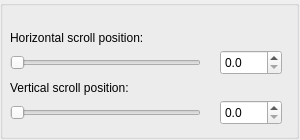
<?xml version="1.0" encoding="UTF-8"?>
<ui version="4.0">
 <class>ScrollViewPropertyGridWidget</class>
 <widget class="QWidget" name="ScrollViewPropertyGridWidget">
  <property name="geometry">
   <rect>
    <x>0</x>
    <y>0</y>
    <width>300</width>
    <height>140</height>
   </rect>
  </property>
  <property name="minimumSize">
   <size>
    <width>300</width>
    <height>139</height>
   </size>
  </property>
  <property name="windowTitle">
   <string>Form</string>
  </property>
  <widget class="QGroupBox" name="groupBox">
   <property name="geometry">
    <rect>
     <x>0</x>
     <y>0</y>
     <width>299</width>
     <height>139</height>
    </rect>
   </property>
   <property name="minimumSize">
    <size>
     <width>0</width>
     <height>0</height>
    </size>
   </property>
   <property name="title">
    <string/>
   </property>
   <widget class="QDoubleSpinBox" name="scrollHPositionSpinBox">
    <property name="geometry">
     <rect>
      <x>220</x>
      <y>50</y>
      <width>62</width>
      <height>25</height>
     </rect>
    </property>
    <property name="decimals">
     <number>1</number>
    </property>
    <property name="minimum">
     <double>0.000000000000000</double>
    </property>
    <property name="maximum">
     <double>999.000000000000000</double>
    </property>
   </widget>
   <widget class="QSlider" name="scrollHSlider">
    <property name="geometry">
     <rect>
      <x>10</x>
      <y>52</y>
      <width>191</width>
      <height>22</height>
     </rect>
    </property>
    <property name="minimum">
     <number>0</number>
    </property>
    <property name="maximum">
     <number>999</number>
    </property>
    <property name="orientation">
     <enum>Qt::Horizontal</enum>
    </property>
    <property name="tickPosition">
     <enum>QSlider::NoTicks</enum>
    </property>
    <property name="tickInterval">
     <number>0</number>
    </property>
   </widget>
   <widget class="QSlider" name="scrollVSlider">
    <property name="geometry">
     <rect>
      <x>10</x>
      <y>102</y>
      <width>191</width>
      <height>22</height>
     </rect>
    </property>
    <property name="minimum">
     <number>0</number>
    </property>
    <property name="maximum">
     <number>999</number>
    </property>
    <property name="value">
     <number>0</number>
    </property>
    <property name="orientation">
     <enum>Qt::Horizontal</enum>
    </property>
    <property name="invertedAppearance">
     <bool>false</bool>
    </property>
    <property name="tickPosition">
     <enum>QSlider::NoTicks</enum>
    </property>
   </widget>
   <widget class="QDoubleSpinBox" name="scrollVPositionSpinBox">
    <property name="geometry">
     <rect>
      <x>220</x>
      <y>100</y>
      <width>62</width>
      <height>25</height>
     </rect>
    </property>
    <property name="decimals">
     <number>1</number>
    </property>
    <property name="minimum">
     <double>0.000000000000000</double>
    </property>
    <property name="maximum">
     <double>999.000000000000000</double>
    </property>
   </widget>
   <widget class="QLabel" name="verticalScrollLabel">
    <property name="geometry">
     <rect>
      <x>10</x>
      <y>80</y>
      <width>151</width>
      <height>16</height>
     </rect>
    </property>
    <property name="text">
     <string>Vertical scroll position:</string>
    </property>
   </widget>
   <widget class="QLabel" name="horizontalScrollLabel">
    <property name="geometry">
     <rect>
      <x>10</x>
      <y>30</y>
      <width>171</width>
      <height>16</height>
     </rect>
    </property>
    <property name="text">
     <string>Horizontal scroll position:</string>
    </property>
   </widget>
  </widget>
 </widget>
 <resources/>
 <connections/>
</ui>
